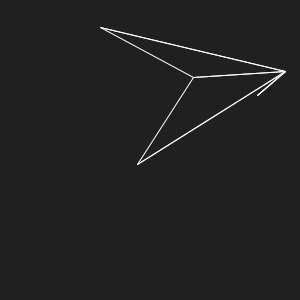
Frame 1 (no input)
Frame 60 (the mouse pressed at the canvas centre just before this capture): identical to frame 1, image omitted
Frame 120 (the mouse held since frame 60 and released just before this capture): identical to frame 1, image omitted

The Processing sketch that drew this single still picture (run headless with seeded random() and noise(); from frame 60 on, the mouse is pressed at the canvas centre):

// Processing sketch: MouseLineSet
// ── MouseLineSet.pde
// forum.processing.org/two/discussion/22122/how-to-check-whether-mouse-pointer-is-currently-on-the-line-drawn-inside-canvas-or-not
ArrayList<PShape> lines;

void setup() {
  size(300,300);
  stroke(255);
  frameRate(10);
  lines = lineSet(6,15);
}

void draw() {
  background(32);
  for (PShape s : lines) {
    s.beginShape();
    if (mouseLine(s.getVertex(0), s.getVertex(1))) {
      s.strokeWeight(4);
    } else {
      s.strokeWeight(1);
    }
    s.endShape();
    shape(s, 0, 0);
  }
}

void keyPressed(){
  lines = lineSet(6,15);
}

ArrayList<PShape> lineSet(int pointCount, int lineCount){
  ArrayList<PVector> points = new ArrayList<PVector>();
  for (int i=0; i<pointCount; i++) {
    points.add(new PVector((int)random(0, width), (int)random(0, height)));
  }
  PShape s;
  ArrayList<PShape> lines = new ArrayList<PShape>();
  for (int i=0; i<lineCount; i++) {
    s = createShape();
    s.beginShape();
    PVector a = points.get((int)random(0, points.size()-1));
    PVector b = points.get((int)random(0, points.size()-1));
    s.vertex(a.x, a.y);
    s.vertex(b.x, b.y);
    s.endShape();
    lines.add(s);
  }
  return lines;
}

boolean mouseLine(PVector a, PVector b){
  return linePoint(a.x, a.y, b.x, b.y, mouseX, mouseY);
}

// www.jeffreythompson.org/collision-detection/line-point.php
boolean linePoint(float x1, float y1, float x2, float y2, float px, float py) {
  float d1 = dist(px, py, x1, y1);
  float d2 = dist(px, py, x2, y2);
  float lineLen = dist(x1, y1, x2, y2);
  float buffer = 0.2;    // higher # = less accurate
  if (d1+d2 >= lineLen-buffer && d1+d2 <= lineLen+buffer) {
    return true;
  }
  return false;
}
